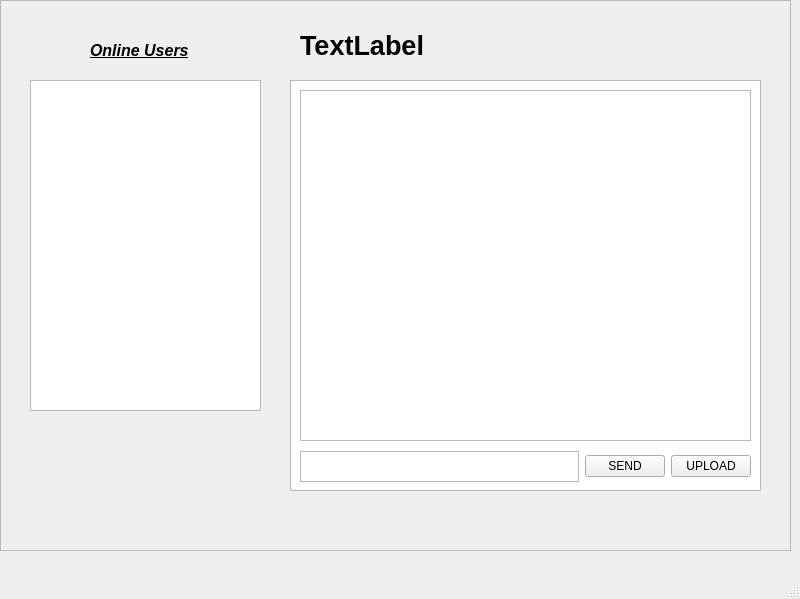
<?xml version="1.0" encoding="UTF-8"?>
<ui version="4.0">
 <class>MainWindow</class>
 <widget class="QMainWindow" name="MainWindow">
  <property name="geometry">
   <rect>
    <x>0</x>
    <y>0</y>
    <width>800</width>
    <height>599</height>
   </rect>
  </property>
  <property name="sizePolicy">
   <sizepolicy hsizetype="Fixed" vsizetype="Fixed">
    <horstretch>0</horstretch>
    <verstretch>0</verstretch>
   </sizepolicy>
  </property>
  <property name="windowTitle">
   <string>Messenger App</string>
  </property>
  <widget class="QWidget" name="centralwidget">
   <widget class="QWidget" name="horizontalLayoutWidget">
    <property name="geometry">
     <rect>
      <x>0</x>
      <y>0</y>
      <width>791</width>
      <height>551</height>
     </rect>
    </property>
    <layout class="QHBoxLayout" name="horizontalLayout">
     <item>
      <widget class="QFrame" name="frame">
       <property name="frameShape">
        <enum>QFrame::StyledPanel</enum>
       </property>
       <property name="frameShadow">
        <enum>QFrame::Raised</enum>
       </property>
       <widget class="QListView" name="listView">
        <property name="geometry">
         <rect>
          <x>30</x>
          <y>80</y>
          <width>231</width>
          <height>331</height>
         </rect>
        </property>
       </widget>
       <widget class="QLabel" name="label">
        <property name="geometry">
         <rect>
          <x>90</x>
          <y>30</y>
          <width>111</width>
          <height>41</height>
         </rect>
        </property>
        <property name="font">
         <font>
          <family>MS Shell Dlg 2</family>
          <pointsize>12</pointsize>
          <weight>75</weight>
          <italic>true</italic>
          <bold>true</bold>
          <underline>true</underline>
          <strikeout>false</strikeout>
         </font>
        </property>
        <property name="text">
         <string>Online Users</string>
        </property>
       </widget>
       <widget class="QGraphicsView" name="graphicsView">
        <property name="geometry">
         <rect>
          <x>290</x>
          <y>80</y>
          <width>471</width>
          <height>411</height>
         </rect>
        </property>
       </widget>
       <widget class="QWidget" name="horizontalLayoutWidget_2">
        <property name="geometry">
         <rect>
          <x>300</x>
          <y>451</y>
          <width>451</width>
          <height>31</height>
         </rect>
        </property>
        <layout class="QHBoxLayout" name="horizontalLayout_2">
         <item>
          <widget class="QTextEdit" name="textEdit"/>
         </item>
         <item>
          <widget class="QPushButton" name="pushButton">
           <property name="font">
            <font>
             <weight>50</weight>
             <italic>false</italic>
             <bold>false</bold>
            </font>
           </property>
           <property name="text">
            <string>SEND</string>
           </property>
          </widget>
         </item>
         <item>
          <widget class="QPushButton" name="pushButton_2">
           <property name="text">
            <string>UPLOAD</string>
           </property>
          </widget>
         </item>
        </layout>
       </widget>
       <widget class="QTextBrowser" name="textBrowser">
        <property name="geometry">
         <rect>
          <x>300</x>
          <y>90</y>
          <width>451</width>
          <height>351</height>
         </rect>
        </property>
       </widget>
       <widget class="QLabel" name="userLabel">
        <property name="geometry">
         <rect>
          <x>300</x>
          <y>30</y>
          <width>131</width>
          <height>31</height>
         </rect>
        </property>
        <property name="font">
         <font>
          <pointsize>20</pointsize>
          <weight>75</weight>
          <bold>true</bold>
         </font>
        </property>
        <property name="text">
         <string>TextLabel</string>
        </property>
       </widget>
      </widget>
     </item>
    </layout>
   </widget>
  </widget>
  <widget class="QMenuBar" name="menubar">
   <property name="geometry">
    <rect>
     <x>0</x>
     <y>0</y>
     <width>800</width>
     <height>24</height>
    </rect>
   </property>
  </widget>
  <widget class="QStatusBar" name="statusbar"/>
 </widget>
 <resources/>
 <connections/>
</ui>
